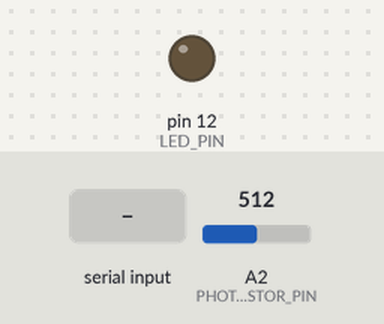
A sketch run on a simulated Arduino Uno, built with avr-gcc and run on an emulated ATmega328P. Parts: output pins drawn as LEDs (lit = HIGH). Inputs (shaded band) come from the test bench; at power-on: A2 (PHOTORESISTOR_PIN) = 512. What the sketch prints to the serial monitor is not drawn.

Above: at 3.15 s.
3.2 s: "stop\n" received over Serial
At 3.45 s:
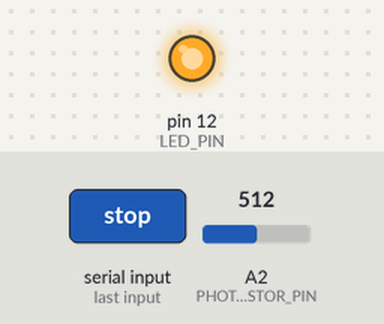
Timing chart, 0 to 12.7 s (numbered marks = the images above; inputs shaded):
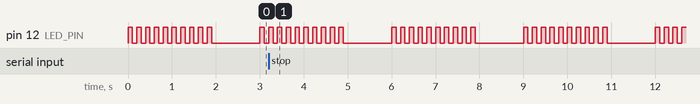

Measured:
- by itself, pin 12 (LED_PIN): repeats every 3.0 s: 8 × (LOW 0.10 s, HIGH 0.10 s), LOW 1.1 s, HIGH 0.10 s, LOW 0.10 s, HIGH 0.10 s

The sketch:

photoresistor.ino
```cpp
#define PHOTORESISTOR_PIN A2
#define LED_PIN 12

const int BRIGHTNESS_THRESHOLD = 220;
bool blinking = false;

void setup() {
  Serial.begin(9600);
  pinMode(LED_PIN, OUTPUT);
}

void loop() {
  int sensorValue = readBrightness();

  Serial.print("Brightness: ");
  Serial.println(sensorValue);


  if (sensorValue > BRIGHTNESS_THRESHOLD && !blinking) {
    blinking = true;
  }


  if (blinking) {
    indicateFire();
  } else {
    digitalWrite(LED_PIN, LOW);
  }


  if (Serial.available() > 0) {
    String command = Serial.readStringUntil('\n');
    command.toLowerCase();
    if (command == "stop") {
      blinking = false;
      digitalWrite(LED_PIN, LOW);
      Serial.println("Blinking stopped.");
    }
  }

  delay(1000);
}

int readBrightness() {
  return analogRead(PHOTORESISTOR_PIN);
}

void indicateFire() {

  for (int i = 0; i < 10; i++) {
    digitalWrite(LED_PIN, HIGH);
    delay(100);
    digitalWrite(LED_PIN, LOW);
    delay(100);
  }
}
```
